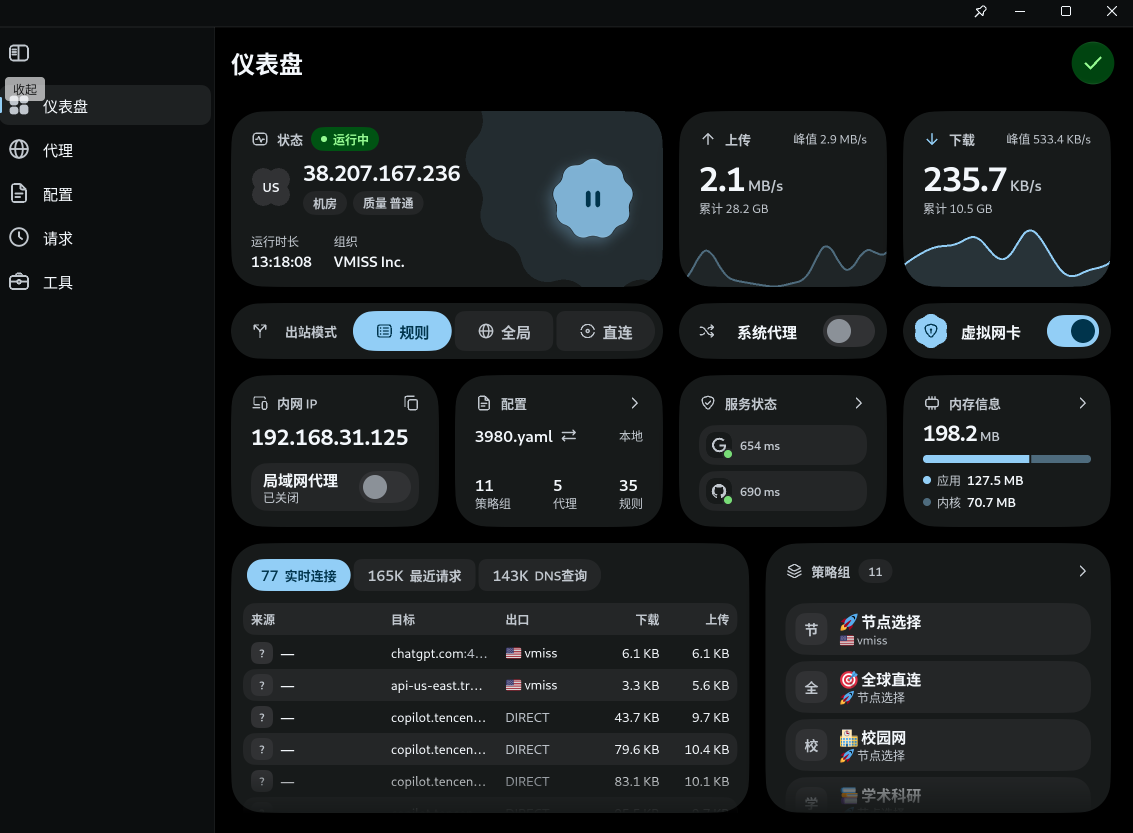
#> input picture docs/reference/flclash-desktop/flclash-desktop-dashboard.png, 2265 x 1665 px (shown at 1/2 size)
$ python flclash-sidebar-void-guard.py
#> lines starting #> are read from the running program, lines starting #| are printed output that depends on the picture; after the words box and inside, x2 and y2 are one past the last pixel; in counts of white or black regions, pixels touching at a corner belong together
#!/usr/bin/env python3
"""Pin the navigation-column caps to *both* tracked FlClash desktop scenes.

`docs/SPACE_UTILIZATION_STANDARD.md` §3.1 publishes `chrome_band` 0% and
a `void` cap. The 0% was justified by prose ("the reference sidebar paints only
destinations"); the 12% was inherited from b144, whose stated reason was
"group headings and stretch air must stay at cluster boundaries" - but b164
retired group headings entirely, so the number lost its only rationale.

This guard measures both tracked FlClash desktop references with the same ink
rule as the judge: substantial runs of non-ground rows inside the sidebar
column. It publishes three facts from every scene's pixels:

* the largest ground run between destination rows, as a share of window
  height (the reference's own `void`);
* the ground below the final destination band, which bounds our exported
  `nav_tail_ground_limit_pct` without outlawing the reference's own air;
* that no ink band lives below the destination stack (the reference's own
  `chrome_band`).

Our shortest tier paints eight destinations in a 480px window while the
references paint five in 1665px and 1949px windows, so a raw share cannot be
copied: the same absolute gap is a much larger percentage of the shorter
window. The exported caps are therefore constrained to a bounded multiple of
the worst reference void and a bounded headroom over the *worst* trailing
ground - never a flat copy of one scene's number. b228 found the concrete
regression this prevents: deriving a 68% tail cap from only the 1665px
dashboard frame would outlaw the tracked 1949px proxies frame itself, whose
identical navigation stack leaves 70.24% legal ground.

No surface pixels are judged here: `scripts/parity/space_utilization.py`
remains the single judge of published receipts.
"""

from __future__ import annotations

import argparse
import dataclasses
import hashlib
import json
import pathlib
import re
import sys
import tempfile
import unittest

import numpy as np
from PIL import Image

ROOT = pathlib.Path(__file__).resolve().parents[2]
EXPORT = ROOT / "crates/infiltrator-contract/assets/page-structure.json"
CONTRACT = ROOT / "crates/infiltrator-contract/src/page_structure.rs"
STANDARD = ROOT / "docs/SPACE_UTILIZATION_STANDARD.md"
REFERENCE_DOC = ROOT / "docs/reference/FLCLASH_DESKTOP_REFERENCE.md"
GATE = ROOT / "scripts/quality/check-structure.sh"


@dataclasses.dataclass(frozen=True)
class ReferenceScene:
    path: pathlib.Path
    sha256: str
    right_edge_px: int
    expected_void_pct: float
    expected_head_reserve_pct: float
    expected_tail_pct: float


REFERENCES = (
    ReferenceScene(
        path=pathlib.Path("docs/reference/flclash-desktop/flclash-desktop-dashboard.png"),
        sha256="f6406be498613bc0249e9ae2350125a0e670e9620d0ae4b1be1aec7353372bcc",
        right_edge_px=429,
        expected_void_pct=3.06,
        expected_head_reserve_pct=6.97,
        expected_tail_pct=65.17,
    ),
    ReferenceScene(
        path=pathlib.Path("docs/reference/flclash-desktop/flclash-desktop-proxies.png"),
        sha256="ebe094bae677d5419cb380e800d5eee74197d20a48891fbe25ba340af7f98e8e",
        right_edge_px=432,
        expected_void_pct=2.72,
        expected_head_reserve_pct=7.85,
        expected_tail_pct=70.24,
    ),
)
SIDEBAR_STACK_BOTTOM_PX = 579
# The desktop scene paints one collapse affordance above its destination
# list: an icon-only band that never crosses the label column. The first
# destination row is the first band that does cross it.
DESTINATION_LABEL_COLUMN_PX = 100
TITLE_BAR_BAND_PX = 38
EXPECTED_FIRST_DESTINATION_PX = (154, 191)
SUBSTANTIAL_RUN_PX = 3
ROW_INK_FRACTION = 0.01
GROUND_DELTA = 14
MAX_TAIL_HEADROOM_PCT = 3.0
EXPECTED_TAIL_LIMIT_PCT = 73.0
EXPECTED_TAIL_BANDS = (
    ("short", 0, 600, 18.0),
    ("medium", 600, 900, 50.0),
    ("tall", 900, 1200, 60.0),
    ("reference", 1200, None, 73.0),
)

# The shortest published tier is 480px tall with eight destinations; the
# references are 1665px and 1949px with five. A fixed share copied from one
# reference would penalise the shorter window for the same absolute gap, so
# the cap is allowed a bounded multiple of the worst reference share.
MIN_SCALE_MULTIPLE = 2.0
MAX_SCALE_MULTIPLE = 4.0


def digest(scene: ReferenceScene) -> str:
    return hashlib.sha256((ROOT / scene.path).read_bytes()).hexdigest()


def load_scene(scene: ReferenceScene) -> np.ndarray:
    with Image.open(ROOT / scene.path) as handle:
        return np.array(handle.convert("RGB"))


def sidebar_bands(image: np.ndarray, scene: ReferenceScene) -> tuple[list[tuple[int, int]], int]:
    """Substantial ink bands inside one scene's sidebar, and its window height."""
    height = image.shape[0]
    strip = image[:, 0:scene.right_edge_px].astype(int)
    ground = np.median(strip[height // 2, 4:10].reshape(-1, 3), axis=0)
    ink = np.abs(strip - ground).sum(axis=2) > GROUND_DELTA
    row_ink = ink.mean(axis=1) > ROW_INK_FRACTION
    bands: list[tuple[int, int]] = []
    start: int | None = None
    for row, hit in enumerate(row_ink):
        if hit and start is None:
            start = row
        if not hit and start is not None:
            bands.append((start, row - 1))
            start = None
    if start is not None:
        bands.append((start, height - 1))
    return [band for band in bands if band[1] - band[0] + 1 >= SUBSTANTIAL_RUN_PX], height


def band_columns(image: np.ndarray, scene: ReferenceScene, band: tuple[int, int]) -> tuple[int, int]:
    """The ink span of one band, in scene pixels."""
    height = image.shape[0]
    strip = image[:, 0:scene.right_edge_px].astype(int)
    ground = np.median(strip[height // 2, 4:10].reshape(-1, 3), axis=0)
    ink = np.abs(strip - ground).sum(axis=2) > GROUND_DELTA
    columns = np.where(ink[band[0]:band[1] + 1].any(axis=0))[0]
    if columns.size == 0:
        return (0, 0)
    return (int(columns.min()), int(columns.max()))


def destination_bands(image: np.ndarray, scene: ReferenceScene) -> list[tuple[int, int]]:
    """The bands that are destinations: their ink crosses the label column.

    The desktop scene's collapse affordance is an icon-only band; a
    destination row always carries a label, so its ink reaches past the icon
    column. Measuring the collapse button as a destination row would make the
    reference's own head reserve look like a row gap.
    """
    bands, _ = sidebar_bands(image, scene)
    destinations = []
    for band in bands:
        first, last = band_columns(image, scene, band)
        if last >= DESTINATION_LABEL_COLUMN_PX:
            destinations.append(band)
    return destinations


def measured_void_pct(image: np.ndarray, scene: ReferenceScene) -> float:
    """The largest ground run between two consecutive destination rows."""
    destinations = destination_bands(image, scene)
    height = image.shape[0]
    if len(destinations) < 2:
        return 0.0
    voids = [
        destinations[i + 1][0] - destinations[i][1] - 1
        for i in range(len(destinations) - 1)
    ]
    return round(100.0 * max(voids) / height, 2)


def measured_nav_tail_pct(image: np.ndarray, scene: ReferenceScene) -> float:
    """Ground below the last substantial row of one scene's nav stack."""
    bands, height = sidebar_bands(image, scene)
    if not bands or bands[-1][0] > SIDEBAR_STACK_BOTTOM_PX:
        return 100.0
    return round(100.0 * max(0, height - 1 - bands[-1][1]) / height, 2)


def measured_chrome_band_pct(image: np.ndarray, scene: ReferenceScene) -> float:
    """The share of one sidebar below the final navigation band that has ink."""
    bands, height = sidebar_bands(image, scene)
    below = [end - start + 1 for start, end in bands
             if start > SIDEBAR_STACK_BOTTOM_PX]
    return round(100.0 * max(below, default=0) / height, 2)


def measured_first_row_px(image: np.ndarray, scene: ReferenceScene) -> int | None:
    """The first destination row, skipping the collapse affordance."""
    destinations = destination_bands(image, scene)
    if not destinations:
        return None
    return destinations[0][0]


def measured_head_reserve_pct(image: np.ndarray, scene: ReferenceScene) -> float:
    """Ground the reference keeps above its first destination row."""
    height = image.shape[0]
    first = measured_first_row_px(image, scene)
    if first is None:
        return 100.0
    return round(100.0 * max(0, first - TITLE_BAR_BAND_PX) / height, 2)


# [31 lines left out: functions exported_limits, exported_tail_bands, not called in this run]


def findings() -> list[str]:
    found: list[str] = []
    if len(REFERENCES) < 2:
        found.append("both tracked FlClash desktop scenes must be measured")
    measurements: list[dict[str, float]] = []
    for scene in REFERENCES:
        path = ROOT / scene.path
        if not path.is_file():
            found.append(f"{scene.path} is missing")
            continue
        if digest(scene) != scene.sha256:
            found.append(f"{scene.path} changed; re-adjudicate its ink bands")
            continue
        image = load_scene(scene)
#> in load_scene, handle is the input picture: PIL image 2265x1665 RGB; mean R, G, B 25.3, 28.6, 29.7
        values = {
            "void": measured_void_pct(image, scene),
            "head_reserve": measured_head_reserve_pct(image, scene),
            "nav_tail": measured_nav_tail_pct(image, scene),
            "chrome_band": measured_chrome_band_pct(image, scene),
        }
#> in sidebar_bands, `strip = image[:, 0:scene.right_edge_px].astype(int)`:
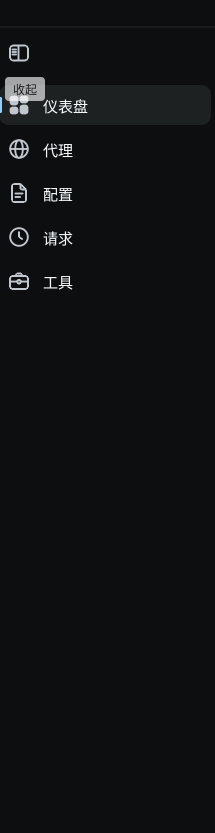
#> strip: shape (1665, 429, 3) int64 (shown at 1/2 size); mean R, G, B 15.6, 17.7, 18.7
#> in sidebar_bands, `ground = np.median(strip[height // 2, 4:10].reshape(-1, 3), axis=0)`: ground = [12, 14, 15]
#> in sidebar_bands, `ink = np.abs(strip - ground).sum(axis=2) > GROUND_DELTA`:
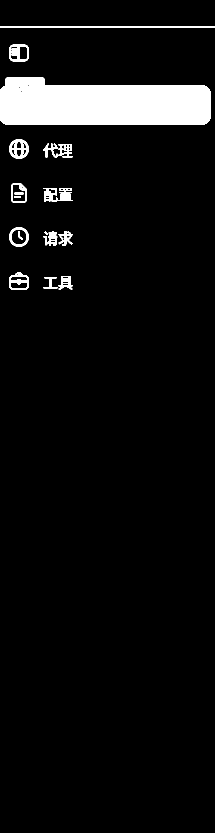
#> ink: shape (1665, 429) bool (shown at 1/2 size); 5.9% white; 25 white regions, largest, box (x1, y1, x2, y2) and area: (0, 154, 422, 250) 34616, (18, 278, 58, 318) 871, (0, 53, 429, 55) 858
#> the loop in sidebar_bands, `for row, hit in enumerate(row_ink):` made 1665 passes
#> hit on passes 1 to 12: False, False, False, False, False, False, False, False, False, False, False, False
#> after the loop in sidebar_bands, `for row, hit in enumerate(row_ink):`: bands = [(53, 54), (89, 122), (154, 249), (278, 317), (366, 405), (454, 493), (545, 579)]
#> in destination_bands, `bands, _ = sidebar_bands(image, scene)`: bands = [(89, 122), (154, 249), (278, 317), (366, 405), (454, 493), (545, 579)]
#> the loop in destination_bands, `for band in bands:` made 6 passes
#> (band, first, last) on passes 1 to 6: ((89, 122), 18, 57), ((154, 249), 0, 421), ((278, 317), 18, 144), ((366, 405), 22, 144), ((454, 493), 18, 144), ((545, 579), 18, 144)
#> after the loop in destination_bands, `for band in bands:`: destinations = [(154, 249), (278, 317), (366, 405), (454, 493), (545, 579)]
#> in measured_void_pct, `voids = [ destinations[i + 1][0] - destinations[i][1] - 1 for i in ran..`: voids = [28, 48, 48, 51]
#> in measured_head_reserve_pct, `height = image.shape[0]`: height = 1665
#> the loop in sidebar_bands (call 2), `for row, hit in enumerate(row_ink):` made 1665 passes
#> the loop in destination_bands (call 2), `for band in bands:` made 6 passes
#> in measured_head_reserve_pct, `first = measured_first_row_px(image, scene)`: first = 154
#> in measured_nav_tail_pct, `bands, height = sidebar_bands(image, scene)`: height = 1665
#> in measured_chrome_band_pct, `below = [end - start + 1 for start, end in bands if start > SIDEBAR_ST..`: below = []
#> in findings, `values = { "void": measured_void_pct(image, scene), "head_reserve": me..`: values = {'void': 3.06, 'head_reserve': 6.97, 'nav_tail': 65.17, 'chrome_band': 0}
        measurements.append(values)
        if abs(values["void"] - scene.expected_void_pct) > 0.05:
            found.append(
                f"{scene.path} measures {values['void']}% void, not the documented "
                f"{scene.expected_void_pct}%"
            )
        expected_first = EXPECTED_FIRST_DESTINATION_PX[REFERENCES.index(scene)]
        if measured_first_row_px(image, scene) != expected_first:
            found.append(
                f"{scene.path} no longer paints its first destination row at "
                f"y{expected_first}; re-adjudicate the typed stack interval"
            )
        if abs(values["head_reserve"] - scene.expected_head_reserve_pct) > 0.05:
            found.append(
                f"{scene.path} keeps {values['head_reserve']}% ground above its first "
                f"destination, not the documented {scene.expected_head_reserve_pct}%"
            )
        if abs(values["nav_tail"] - scene.expected_tail_pct) > 0.05:
            found.append(
                f"{scene.path} measures {values['nav_tail']}% trailing ground, not the "
                f"documented {scene.expected_tail_pct}%"
            )
        if values["chrome_band"] != 0.0:
            found.append(
                f"{scene.path} paints {values['chrome_band']}% ink below the nav stack"
            )
#> pass 2 of the loop in findings, `for scene in REFERENCES:`:
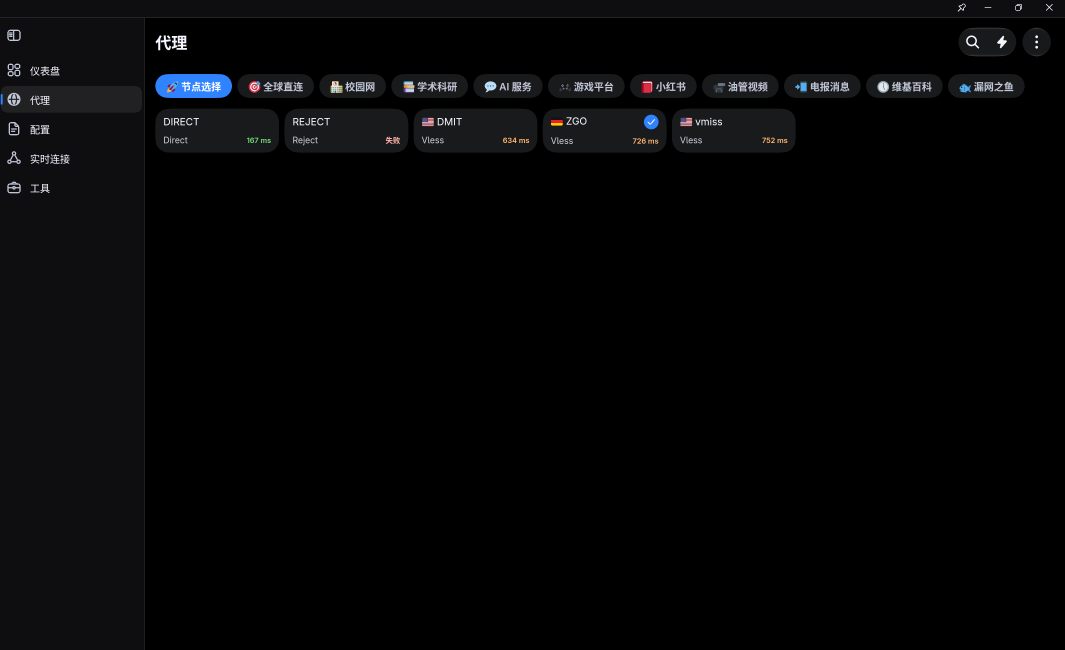
#> input picture docs/reference/flclash-desktop/flclash-desktop-proxies.png, 3193 x 1949 px (shown at 1/3 size)
#> in load_scene, handle is the input picture: PIL image 3193x1949 RGB; mean R, G, B 5.5, 5.7, 6.7
#> in sidebar_bands (call 6), `strip = image[:, 0:scene.right_edge_px].astype(int)`:
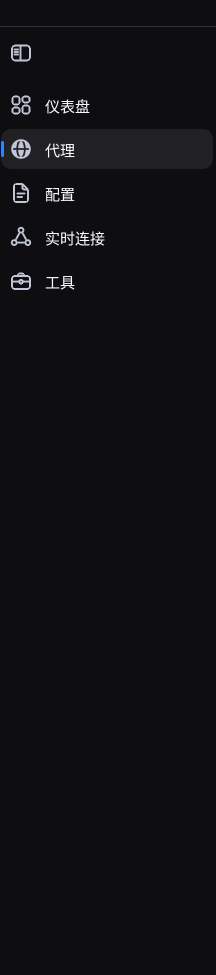
#> strip: shape (1949, 432, 3) int64 (shown at 1/2 size); mean R, G, B 16.6, 16.7, 19.8
#> in sidebar_bands (call 6), `ground = np.median(strip[height // 2, 4:10].reshape(-1, 3), axis=0)`: ground = [14, 14, 17]
#> in sidebar_bands (call 6), `ink = np.abs(strip - ground).sum(axis=2) > GROUND_DELTA`:
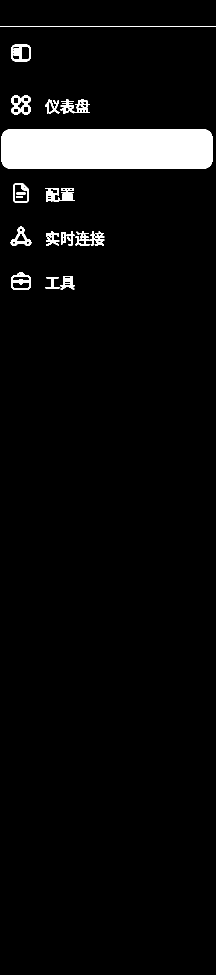
#> ink: shape (1949, 432) bool (shown at 1/2 size); 5% white; 30 white regions, largest, box (x1, y1, x2, y2) and area: (2, 258, 426, 338) 33540, (0, 52, 432, 54) 864, (22, 545, 62, 580) 666
#> the loop in sidebar_bands (call 6), `for row, hit in enumerate(row_ink):` made 1949 passes
#> after the loop in sidebar_bands (call 6), `for row, hit in enumerate(row_ink):`: bands = [(52, 53), (89, 122), (191, 228), (258, 337), (366, 405), (454, 491), (545, 579)]
#> values = {'void': 2.72, 'head_reserve': 7.85, 'nav_tail': 70.24, 'chrome_band': 0}
#> (the run stopped early here; a loop or call above may not have finished)
